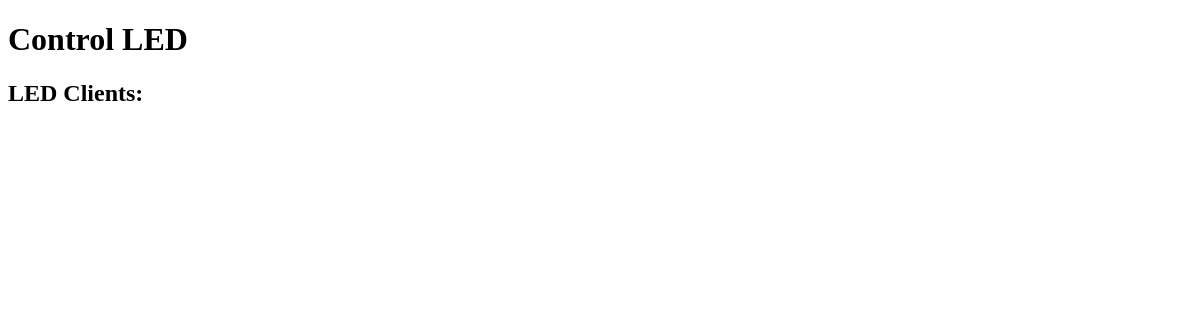
/control_led/, run on an earlier commit of the app's database.
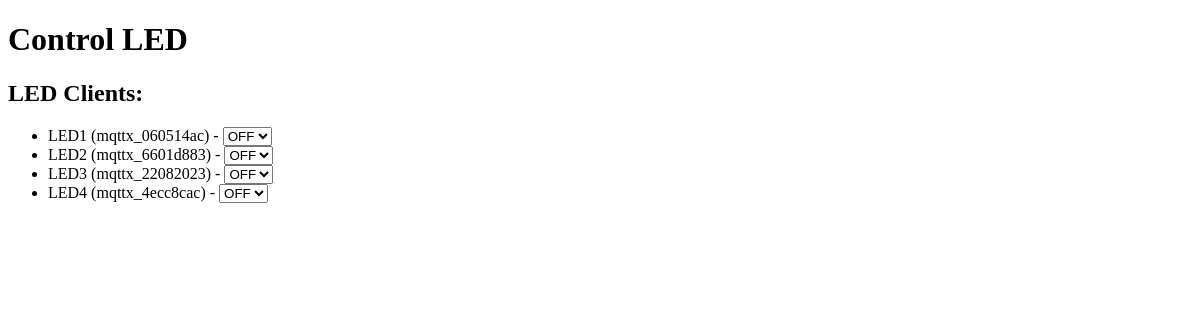
And on a later commit of the database.
### control_led/models.py (models this page shows, shortened)
class LEDClients(models.Model):
    led_name = models.CharField(max_length=20)
    client_id = models.CharField(max_length=20)
    led_state = models.BooleanField(default=False)

### control_led/views.py (the view, shortened to what this page needs)
# urls.py: path('', ControlLEDView.as_view(), name='control_led'),
class ControlLEDView(View):
    template_name = 'controller.html'
    def get_context_data(self, **kwargs):
        return {"led_clients": LEDClients.objects.all()}
    def get(self, request, *args, **kwargs):
        return render(request, self.template_name, self.get_context_data())

### control_led/templates/controller.html (shortened to what this page needs)
<!DOCTYPE html>
<html>
<head>
</head>
<body>
    <h1>Control LED</h1>
    <h2>LED Clients:</h2>
    <ul>
        {% for led_client in led_clients %}
            <li>
                {{ led_client.led_name }} ({{ led_client.client_id }}) -
                <select class="led-choice" data-client-id="{{ led_client.id }}">
                    <option value="0" {% if not led_client.led_state %}selected{% endif %}>OFF</option>
                </select>
            </li>
        {% endfor %}
    </ul>
</body>
</html>

What changed in the data, as far as the page shows it:
added LEDClients: led_name "LED1", client_id "mqttx_060514ac", led_state+id "OFF"
added LEDClients: led_name "LED2", client_id "mqttx_6601d883", led_state+id "OFF"
added LEDClients: led_name "LED3", client_id "mqttx_22082023", led_state+id "OFF"
added LEDClients: led_name "LED4", client_id "mqttx_4ecc8cac", led_state+id "OFF"
